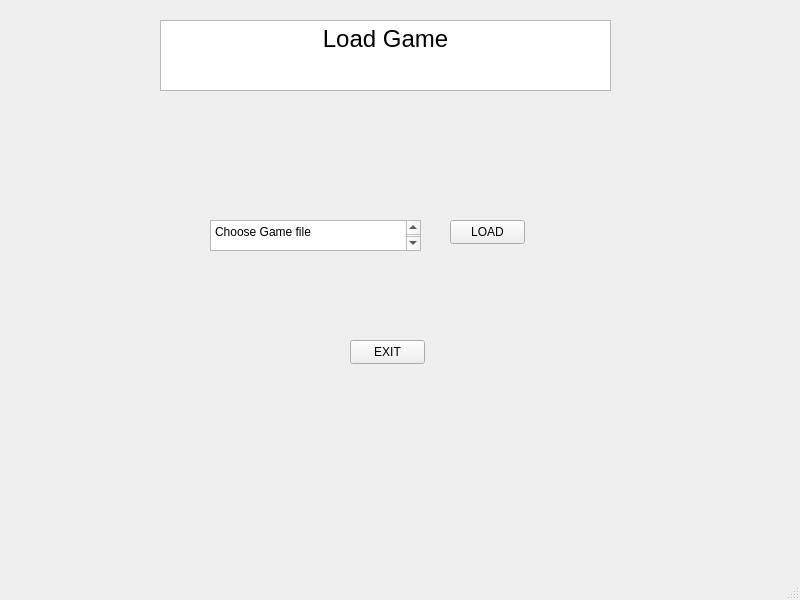
<?xml version="1.0" encoding="UTF-8"?>
<ui version="4.0">
 <class>MainWindow</class>
 <widget class="QMainWindow" name="MainWindow">
  <property name="geometry">
   <rect>
    <x>0</x>
    <y>0</y>
    <width>800</width>
    <height>600</height>
   </rect>
  </property>
  <property name="windowTitle">
   <string>MainWindow</string>
  </property>
  <widget class="QWidget" name="centralwidget">
   <widget class="QPushButton" name="pushButton">
    <property name="geometry">
     <rect>
      <x>450</x>
      <y>220</y>
      <width>75</width>
      <height>24</height>
     </rect>
    </property>
    <property name="text">
     <string>LOAD</string>
    </property>
   </widget>
   <widget class="QTextBrowser" name="textBrowser">
    <property name="geometry">
     <rect>
      <x>210</x>
      <y>220</y>
      <width>211</width>
      <height>31</height>
     </rect>
    </property>
    <property name="html">
     <string>&lt;!DOCTYPE HTML PUBLIC &quot;-//W3C//DTD HTML 4.0//EN&quot; &quot;http://www.w3.org/TR/REC-html40/strict.dtd&quot;&gt;
&lt;html&gt;&lt;head&gt;&lt;meta name=&quot;qrichtext&quot; content=&quot;1&quot; /&gt;&lt;meta charset=&quot;utf-8&quot; /&gt;&lt;style type=&quot;text/css&quot;&gt;
p, li { white-space: pre-wrap; }
hr { height: 1px; border-width: 0; }
li.unchecked::marker { content: &quot;\2610&quot;; }
li.checked::marker { content: &quot;\2612&quot;; }
&lt;/style&gt;&lt;/head&gt;&lt;body style=&quot; font-family:'Segoe UI'; font-size:9pt; font-weight:400; font-style:normal;&quot;&gt;
&lt;p style=&quot; margin-top:0px; margin-bottom:0px; margin-left:0px; margin-right:0px; -qt-block-indent:0; text-indent:0px;&quot;&gt;Choose Game file&lt;/p&gt;
&lt;p style=&quot;-qt-paragraph-type:empty; margin-top:0px; margin-bottom:0px; margin-left:0px; margin-right:0px; -qt-block-indent:0; text-indent:0px;&quot;&gt;&lt;br /&gt;&lt;/p&gt;&lt;/body&gt;&lt;/html&gt;</string>
    </property>
   </widget>
   <widget class="QPushButton" name="pushButton_3">
    <property name="geometry">
     <rect>
      <x>350</x>
      <y>340</y>
      <width>75</width>
      <height>24</height>
     </rect>
    </property>
    <property name="text">
     <string>EXIT</string>
    </property>
   </widget>
   <widget class="QTextEdit" name="textEdit">
    <property name="geometry">
     <rect>
      <x>160</x>
      <y>20</y>
      <width>451</width>
      <height>71</height>
     </rect>
    </property>
    <property name="html">
     <string>&lt;!DOCTYPE HTML PUBLIC &quot;-//W3C//DTD HTML 4.0//EN&quot; &quot;http://www.w3.org/TR/REC-html40/strict.dtd&quot;&gt;
&lt;html&gt;&lt;head&gt;&lt;meta name=&quot;qrichtext&quot; content=&quot;1&quot; /&gt;&lt;meta charset=&quot;utf-8&quot; /&gt;&lt;style type=&quot;text/css&quot;&gt;
p, li { white-space: pre-wrap; }
hr { height: 1px; border-width: 0; }
li.unchecked::marker { content: &quot;\2610&quot;; }
li.checked::marker { content: &quot;\2612&quot;; }
&lt;/style&gt;&lt;/head&gt;&lt;body style=&quot; font-family:'Segoe UI'; font-size:9pt; font-weight:400; font-style:normal;&quot;&gt;
&lt;p align=&quot;center&quot; style=&quot; margin-top:0px; margin-bottom:0px; margin-left:0px; margin-right:0px; -qt-block-indent:0; text-indent:0px;&quot;&gt;&lt;span style=&quot; font-size:18pt;&quot;&gt;Load Game&lt;/span&gt;&lt;/p&gt;
&lt;p align=&quot;center&quot; style=&quot;-qt-paragraph-type:empty; margin-top:0px; margin-bottom:0px; margin-left:0px; margin-right:0px; -qt-block-indent:0; text-indent:0px; font-size:18pt;&quot;&gt;&lt;br /&gt;&lt;/p&gt;&lt;/body&gt;&lt;/html&gt;</string>
    </property>
   </widget>
  </widget>
  <widget class="QMenuBar" name="menubar">
   <property name="geometry">
    <rect>
     <x>0</x>
     <y>0</y>
     <width>800</width>
     <height>22</height>
    </rect>
   </property>
  </widget>
  <widget class="QStatusBar" name="statusbar"/>
 </widget>
 <resources/>
 <connections/>
</ui>
